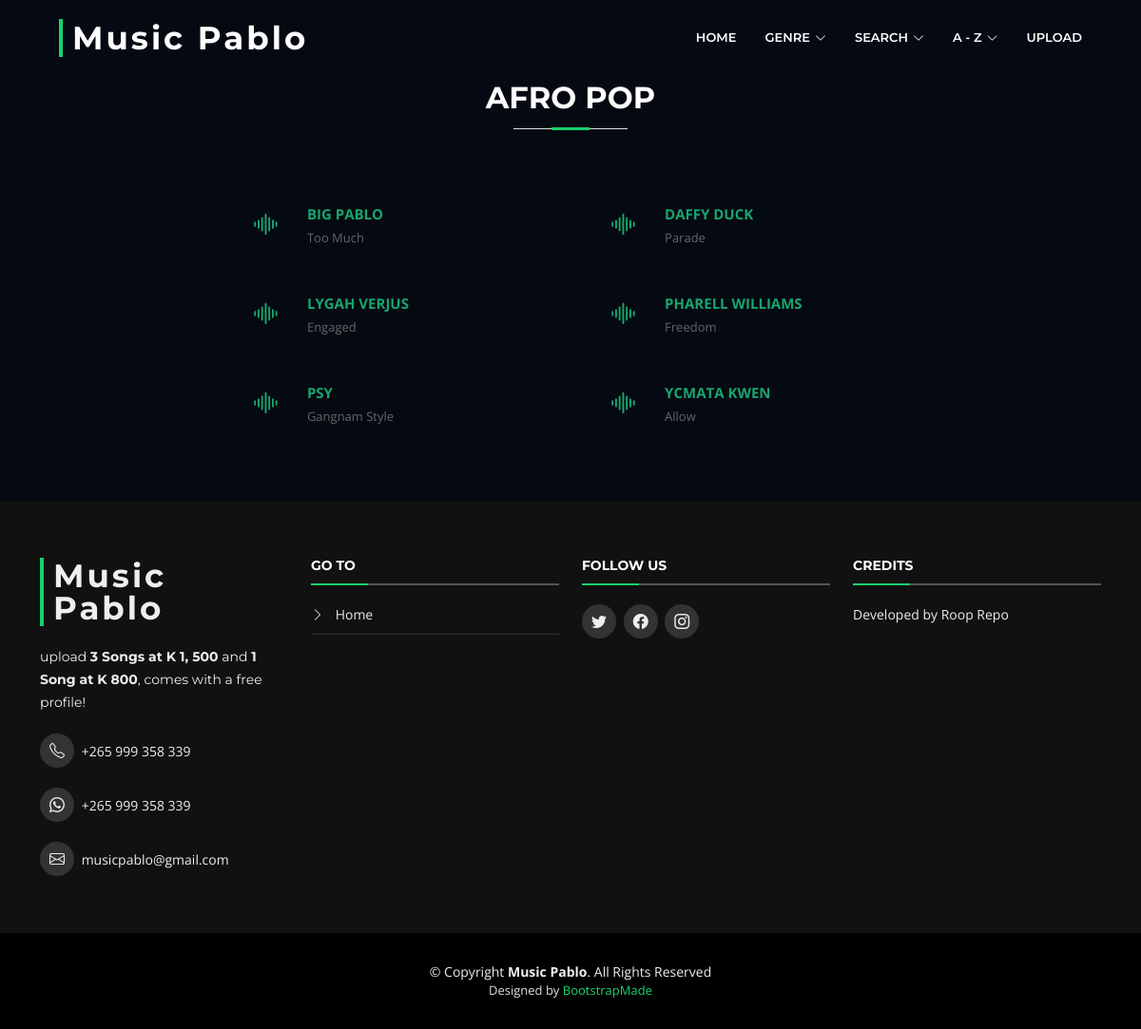
The app's page /genre/afro.php with its own data.
### tables this page shows
CREATE TABLE `songs` (
  `id` int(200) NOT NULL,
  `artist` varchar(200) NOT NULL,
  `title` varchar(200) NOT NULL,
  `genre` varchar(200) NOT NULL,
  `song` varchar(200) NOT NULL,
  `artwork` varchar(200) NOT NULL,
  `time` varchar(200) NOT NULL,
  `date` varchar(200) NOT NULL,
  `downloads` int(200) NOT NULL,
  `link` varchar(2000) NOT NULL
);

### genre/afro.php (the view, shortened to what this page needs)
<?php
  include '../conn.php';
?>
<!DOCTYPE html>
<html lang="en">
<head>
  <link href="../assets/vendor/animate.css/animate.min.css" rel="stylesheet">
  <link href="../assets/vendor/aos/aos.css" rel="stylesheet">
  <link href="../assets/vendor/bootstrap/css/bootstrap.min.css" rel="stylesheet">
  <link href="../assets/vendor/bootstrap-icons/bootstrap-icons.css" rel="stylesheet">
  <link href="../assets/vendor/glightbox/css/glightbox.min.css" rel="stylesheet">
  <link href="../assets/vendor/swiper/swiper-bundle.min.css" rel="stylesheet">
  <link href="../assets/css/style.css" rel="stylesheet">
</head>
<body>
  <header id="header" class="fixed-top d-flex align-items-center header-transparent">
    <div class="container-fluid">
      <div class="row justify-content-center align-items-center">
        <div class="col-xl-11 d-flex align-items-center justify-content-between">
          <h1 class="logo"><a href="../index.php">Music Pablo</a></h1>
          <nav id="navbar" class="navbar">
            <ul>
              <li><a class="nav-link scrollto" href="../index.php">Home</a></li>
              <li class="dropdown"><a href="#"><span>Genre</span> <i class="bi bi-chevron-down"></i></a>
              </li>
              <li class="dropdown"><a href="#"><span>Search</span> <i class="bi bi-chevron-down"></i></a>
              </li>
              <li class="dropdown dropdown1"><a href="#"><span>A - Z</span> <i class="bi bi-chevron-down"></i></a>
              </li>
              <li><a class="nav-link scrollto" href="#footer">Upload</a></li>
            </ul>
          </nav>
        </div>
      </div>
    </div>
  </header>
  <main id="main">
    <section id="topten">
      <div class="container" data-aos="fade-up">
        <header class="section-header section-header-new">
          <br>
          <h3>Afro Pop</h3>
        </header>
        <br>
        <div class="row">
        <div class="col-12 box1" data-aos="fade-up" data-aos-delay="100">
            <br>
            <?php
            $sql = "SELECT * FROM songs WHERE genre='Afro' ORDER BY artist";
            $result = mysqli_query($conn,$sql);
            while($row=mysqli_fetch_array($result)){
              $artist = $row['artist'];
              $title = $row['title'];
              $link = $row['link'];
              echo"
              <div class='col-12 col-lg-4 col-md-4 boxSmall p-2'>
                <div class='single-artist'>
                  <div class='col-3'>
                    <a href='$link'><span class='bi bi-soundwave iconx'></span></a>
                  </div>
                  <div class='col-9 small-box-one'>
                    <p><span class='aname'><a href='$link'>$artist</a></span><br><span class='sname'>$title</span></p>
                  </div>
                </div>
              </div>
              ";
            }
            ?>
          </div>
        </div>
      </div>
    </section>
  </main>
  <footer id="footer">
    <div class="footer-top">
      <div class="container">
        <div class="row">
          <div class="col-lg-3 col-md-6 footer-info">
            <h3>Music Pablo</h3>
            <p>
              upload <b>3 Songs at K 1, 500</b> and <b>1 Song at K 800</b>, comes with a free profile!
            </p>
            <br>
            <div class="social-links">
              <a href="tel:+265999358339" class="twitter"><i class="bi bi-telephone"></i></a> +265 999 358 339<br><br>
              <a href="tel:+265999358339" class="facebook"><i class="bi bi-whatsapp"></i></a> +265 999 358 339<br><br>
              <a href="mailto:musicpablo@gmail.com" class="instagram"><i class="bi bi-envelope"></i></a> musicpablo@gmail.com
            </div>
          </div>
          <div class="col-lg-3 col-md-6 footer-links">
            <h4>Go To</h4>
            <ul>
              <li><i class="bi bi-chevron-right"></i> <a href="../index.php">Home</a></li>
            </ul>
          </div>
          <div class="col-lg-3 col-md-6 footer-contact">
            <h4>Follow Us</h4>
            <div class="social-links">
              <a href="#" class="twitter"><i class="bi bi-twitter"></i></a>
              <a href="#" class="facebook"><i class="bi bi-facebook"></i></a>
              <a href="#" class="instagram"><i class="bi bi-instagram"></i></a>
            </div>
          </div>
          <div class="col-lg-3 col-md-6 footer-newsletter">
            <h4>Credits</h4>
            <p>Developed by Roop Repo</p>
          </div>
        </div>
      </div>
    </div>
    <div class="container">
      <div class="copyright">
        &copy; Copyright <strong>Music Pablo</strong>. All Rights Reserved
      </div>
      <div class="credits">
        Designed by <a href="https://bootstrapmade.com/">BootstrapMade</a>
      </div>
    </div>
  </footer>
</body>
</html>

### assets/css/style.css (style rules this page uses)
body { background: #fff; color: #666666; font-family: "Open Sans", sans-serif; }
a { color: #18d26e; transition: 0.5s; text-decoration: none; }
p { padding: 0; margin: 0 0 30px 0; }
h1, h2, h3, h4, h5, h6 { font-family: "Montserrat", sans-serif; font-weight: 400; margin: 0 0 20px 0; padding: 0; }
#header { transition: all 0.5s; z-index: 997; background: rgba(0, 0, 0, 0.9); height: 80px; }
#header.header-transparent { background: transparent; }
#header .logo { font-size: 34px; margin: 0; padding: 0; font-family: "Montserrat", sans-serif; font-weight: 700; letter-spacing: 3px; padding-left: 10px; border-left: 4px solid #18d26e; }
#header .logo a { color: #fff; }
.navbar { padding: 0; }
.navbar ul { margin: 0; padding: 0; display: flex; list-style: none; align-items: center; }
.navbar li { position: relative; }
.navbar a, .navbar a:focus { display: flex; align-items: center; justify-content: space-between; padding: 10px 0 10px 30px; font-family: "Montserrat", sans-serif; font-size: 13px; font-weight: 600; color: #fff; white-space: nowrap; text-transform: uppercase; transition: 0.3s; }
.navbar a i, .navbar a:focus i { font-size: 12px; line-height: 0; margin-left: 5px; }
section { overflow: hidden; }
.section-header h3 { font-size: 32px; color: #111; text-transform: uppercase; text-align: center; font-weight: 700; position: relative; padding-bottom: 15px; }
.section-header h3::before { content: ""; position: absolute; display: block; width: 120px; height: 1px; background: #ddd; bottom: 1px; left: calc(50% - 60px); }
.section-header h3::after { content: ""; position: absolute; display: block; width: 40px; height: 3px; background: #18d26e; bottom: 0; left: calc(50% - 20px); }
#topten { background: rgb(0, 0, 0) center top no-repeat fixed; background-size: cover; padding: 60px 0 40px 0; position: relative; }
#topten::before { content: ""; position: absolute; left: 0; right: 0; top: 0; bottom: 0; background: rgb(5, 9, 18); z-index: 9; }
#topten .container { position: relative; z-index: 10; }
#footer { background: #000; padding: 0 0 30px 0; color: #eee; font-size: 14px; }
#footer .footer-top { background: #111; padding: 60px 0 30px 0; }
#footer .footer-top .footer-info { margin-bottom: 30px; }
#footer .footer-top .footer-info h3 { font-size: 34px; margin: 0 0 20px 0; padding: 2px 0 2px 10px; line-height: 1; font-family: "Montserrat", sans-serif; font-weight: 700; letter-spacing: 3px; border-left: 4px solid #18d26e; }
#footer .footer-top .footer-info p { font-size: 14px; line-height: 24px; margin-bottom: 0; font-family: "Montserrat", sans-serif; color: #eee; }
#footer .footer-top .social-links a { display: inline-block; background: #333; color: #eee; line-height: 1; margin-right: 4px; border-radius: 50%; width: 36px; height: 36px; transition: 0.3s; display: inline-flex; align-items: center; justify-content: center; }
#footer .footer-top .social-links a i { line-height: 0; font-size: 16px; }
#footer .footer-top h4 { font-size: 14px; font-weight: bold; color: #fff; text-transform: uppercase; position: relative; padding-bottom: 12px; }
#footer .footer-top h4::before, #footer .footer-top h4::after { content: ""; position: absolute; left: 0; bottom: 0; height: 2px; }
#footer .footer-top h4::before { right: 0; background: #555; }
#footer .footer-top h4::after { background: #18d26e; width: 60px; }
#footer .footer-top .footer-links { margin-bottom: 30px; }
#footer .footer-top .footer-links ul { list-style: none; padding: 0; margin: 0; }
#footer .footer-top .footer-links ul i { padding-right: 8px; color: #ddd; }
#footer .footer-top .footer-links ul li { border-bottom: 1px solid #333; padding: 10px 0; }
#footer .footer-top .footer-links ul li:first-child { padding-top: 0; }
#footer .footer-top .footer-links ul a { color: #eee; }
#footer .footer-top .footer-contact { margin-bottom: 30px; }
#footer .footer-top .footer-newsletter { margin-bottom: 30px; }
#footer .copyright { text-align: center; padding-top: 30px; }
#footer .credits { text-align: center; font-size: 13px; color: #ddd; }

### genre/afro.php (style rules this page uses)
.section-header-new h3 { color: #fff; }
.aname { color: #fff; font-weight: bold; text-transform: uppercase; font-size: 15px; }
.aname a { color: #18A66E; }
.sname { text-transform: capitalize; font-size: 13px; }
.iconx { font-size: 30px; color: #18A66E; }
.box1 { text-align: center; }
.box1 .boxSmall { display: inline-flex; }
.single-artist { width: 100%; display: inline-flex; }
.small-box-one { text-align: left; }

### records on screen
songs: artist "BIG PABLO", title "Too Much"
songs: artist "DAFFY DUCK", title "Parade"
songs: artist "LYGAH VERJUS", title "Engaged"
songs: artist "PHARELL WILLIAMS", title "Freedom"
songs: artist "PSY", title "Gangnam Style"
songs: artist "YCMATA KWEN", title "Allow"
